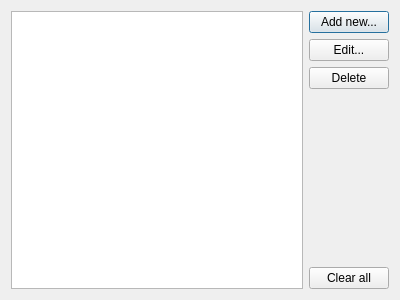
<?xml version="1.0" encoding="UTF-8"?>
<ui version="4.0">
 <class>ListDialog</class>
 <widget class="QDialog" name="ListDialog">
  <property name="geometry">
   <rect>
    <x>0</x>
    <y>0</y>
    <width>400</width>
    <height>300</height>
   </rect>
  </property>
  <property name="windowTitle">
   <string>Phone Book</string>
  </property>
  <layout class="QGridLayout" name="gridLayout">
   <item row="0" column="0">
    <widget class="QListWidget" name="list"/>
   </item>
   <item row="0" column="1">
    <layout class="QVBoxLayout" name="verticalLayout">
     <item>
      <widget class="QPushButton" name="addButton">
       <property name="text">
        <string>Add new...</string>
       </property>
      </widget>
     </item>
     <item>
      <widget class="QPushButton" name="editButton">
       <property name="text">
        <string>Edit...</string>
       </property>
      </widget>
     </item>
     <item>
      <widget class="QPushButton" name="deleteButton">
       <property name="text">
        <string>Delete</string>
       </property>
      </widget>
     </item>
     <item>
      <spacer name="verticalSpacer">
       <property name="orientation">
        <enum>Qt::Vertical</enum>
       </property>
       <property name="sizeHint" stdset="0">
        <size>
         <width>20</width>
         <height>40</height>
        </size>
       </property>
      </spacer>
     </item>
     <item>
      <widget class="QPushButton" name="clearButton">
       <property name="text">
        <string>Clear all</string>
       </property>
      </widget>
     </item>
    </layout>
   </item>
  </layout>
 </widget>
 <tabstops>
  <tabstop>list</tabstop>
  <tabstop>addButton</tabstop>
  <tabstop>editButton</tabstop>
  <tabstop>deleteButton</tabstop>
  <tabstop>clearButton</tabstop>
 </tabstops>
 <resources/>
 <connections>
  <connection>
   <sender>clearButton</sender>
   <signal>clicked()</signal>
   <receiver>list</receiver>
   <slot>clear()</slot>
   <hints>
    <hint type="sourcelabel">
     <x>346</x>
     <y>279</y>
    </hint>
    <hint type="destinationlabel">
     <x>182</x>
     <y>172</y>
    </hint>
   </hints>
  </connection>
 </connections>
</ui>
